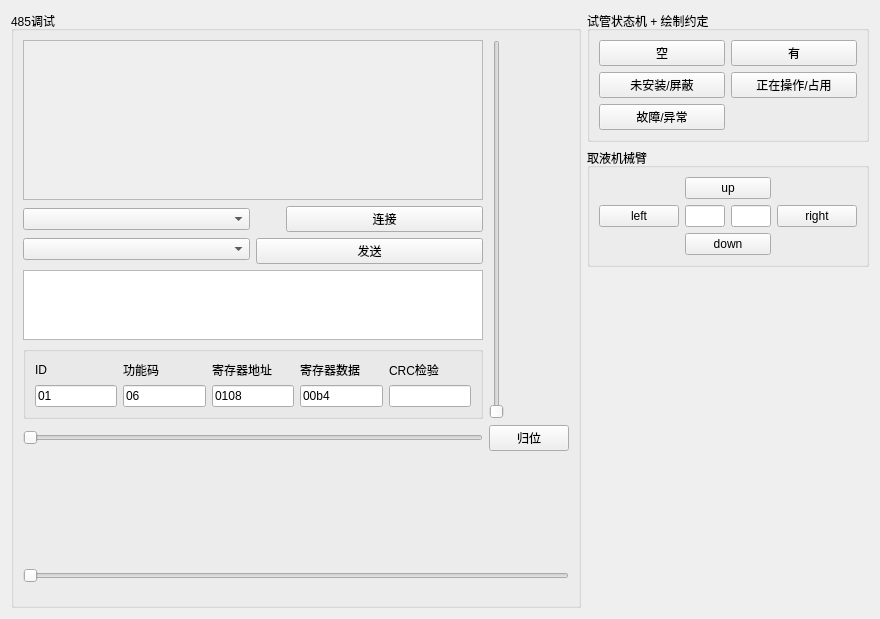
<?xml version="1.0" encoding="UTF-8"?>
<ui version="4.0">
 <class>SettingsButton</class>
 <widget class="QWidget" name="SettingsButton">
  <property name="geometry">
   <rect>
    <x>0</x>
    <y>0</y>
    <width>880</width>
    <height>619</height>
   </rect>
  </property>
  <property name="windowTitle">
   <string>Form</string>
  </property>
  <layout class="QGridLayout" name="gridLayout_6">
   <item row="0" column="0" rowspan="3">
    <widget class="QGroupBox" name="groupBox485">
     <property name="title">
      <string>485调试</string>
     </property>
     <layout class="QVBoxLayout" name="verticalLayout_9">
      <item>
       <layout class="QGridLayout" name="gridLayout_5">
        <item row="1" column="0">
         <widget class="QSlider" name="horizontalSliderX">
          <property name="orientation">
           <enum>Qt::Orientation::Horizontal</enum>
          </property>
         </widget>
        </item>
        <item row="0" column="0">
         <layout class="QVBoxLayout" name="verticalLayout_3" stretch="4,0,1,0">
          <item>
           <widget class="QScrollArea" name="scrollAreaServer">
            <property name="widgetResizable">
             <bool>true</bool>
            </property>
            <widget class="QWidget" name="scrollAreaWidgetContents">
             <property name="geometry">
              <rect>
               <x>0</x>
               <y>0</y>
               <width>545</width>
               <height>190</height>
              </rect>
             </property>
            </widget>
           </widget>
          </item>
          <item>
           <layout class="QHBoxLayout" name="horizontalLayout_2" stretch="1,1">
            <item>
             <layout class="QVBoxLayout" name="verticalLayout">
              <item>
               <widget class="QComboBox" name="comboBoxCOM"/>
              </item>
              <item>
               <widget class="QComboBox" name="comboBoxRate"/>
              </item>
             </layout>
            </item>
            <item>
             <layout class="QVBoxLayout" name="verticalLayout_2">
              <item>
               <layout class="QHBoxLayout" name="horizontalLayout">
                <item>
                 <widget class="QLabel" name="LED">
                  <property name="minimumSize">
                   <size>
                    <width>24</width>
                    <height>24</height>
                   </size>
                  </property>
                  <property name="maximumSize">
                   <size>
                    <width>24</width>
                    <height>24</height>
                   </size>
                  </property>
                  <property name="styleSheet">
                   <string notr="true">Background-color: qradialgradient(spread:pad, cx:0.5, cy:0.5, radius:0.5, fx:0.5, fy:0.5, stop:0 rgba(255,0,0,255)， stop: 1 rgba(255,255,255,255));
paysseedius：12px;</string>
                  </property>
                  <property name="text">
                   <string/>
                  </property>
                 </widget>
                </item>
                <item>
                 <widget class="QPushButton" name="pushButton_2">
                  <property name="text">
                   <string>连接</string>
                  </property>
                 </widget>
                </item>
               </layout>
              </item>
              <item>
               <widget class="QPushButton" name="pushButton">
                <property name="text">
                 <string>发送</string>
                </property>
               </widget>
              </item>
             </layout>
            </item>
           </layout>
          </item>
          <item>
           <widget class="QTextEdit" name="textEditServer"/>
          </item>
          <item>
           <widget class="QGroupBox" name="groupBox_3">
            <property name="title">
             <string/>
            </property>
            <layout class="QGridLayout" name="gridLayout">
             <item row="0" column="0">
              <layout class="QHBoxLayout" name="horizontalLayout_4">
               <item>
                <layout class="QVBoxLayout" name="verticalLayout_7">
                 <item>
                  <widget class="QLabel" name="label">
                   <property name="text">
                    <string>ID</string>
                   </property>
                  </widget>
                 </item>
                 <item>
                  <widget class="QLineEdit" name="lineEditID">
                   <property name="text">
                    <string>01</string>
                   </property>
                  </widget>
                 </item>
                </layout>
               </item>
               <item>
                <layout class="QVBoxLayout" name="verticalLayout_6">
                 <item>
                  <widget class="QLabel" name="label_2">
                   <property name="text">
                    <string>功能码</string>
                   </property>
                  </widget>
                 </item>
                 <item>
                  <widget class="QLineEdit" name="lineEditFunc">
                   <property name="text">
                    <string>06</string>
                   </property>
                  </widget>
                 </item>
                </layout>
               </item>
               <item>
                <layout class="QVBoxLayout" name="verticalLayout_5">
                 <item>
                  <widget class="QLabel" name="label_3">
                   <property name="text">
                    <string>寄存器地址</string>
                   </property>
                  </widget>
                 </item>
                 <item>
                  <widget class="QLineEdit" name="lineEditAddress">
                   <property name="text">
                    <string>0108</string>
                   </property>
                  </widget>
                 </item>
                </layout>
               </item>
               <item>
                <layout class="QVBoxLayout" name="verticalLayout_4">
                 <item>
                  <widget class="QLabel" name="label_4">
                   <property name="text">
                    <string>寄存器数据</string>
                   </property>
                  </widget>
                 </item>
                 <item>
                  <widget class="QLineEdit" name="lineEditData">
                   <property name="text">
                    <string>00b4</string>
                   </property>
                  </widget>
                 </item>
                </layout>
               </item>
               <item>
                <layout class="QVBoxLayout" name="verticalLayout_8">
                 <item>
                  <widget class="QLabel" name="label_5">
                   <property name="text">
                    <string>CRC检验</string>
                   </property>
                  </widget>
                 </item>
                 <item>
                  <widget class="QLineEdit" name="lineEditCRC16"/>
                 </item>
                </layout>
               </item>
              </layout>
             </item>
            </layout>
           </widget>
          </item>
         </layout>
        </item>
        <item row="1" column="1">
         <widget class="QPushButton" name="pushButtonXYZreset">
          <property name="sizePolicy">
           <sizepolicy hsizetype="Expanding" vsizetype="Expanding">
            <horstretch>0</horstretch>
            <verstretch>0</verstretch>
           </sizepolicy>
          </property>
          <property name="text">
           <string>归位</string>
          </property>
         </widget>
        </item>
        <item row="0" column="1">
         <widget class="QSlider" name="verticalSliderZ">
          <property name="orientation">
           <enum>Qt::Orientation::Vertical</enum>
          </property>
         </widget>
        </item>
       </layout>
      </item>
      <item>
       <spacer name="verticalSpacer">
        <property name="orientation">
         <enum>Qt::Orientation::Vertical</enum>
        </property>
        <property name="sizeHint" stdset="0">
         <size>
          <width>20</width>
          <height>129</height>
         </size>
        </property>
       </spacer>
      </item>
      <item>
       <widget class="QSlider" name="horizontalSliderRotationAngle">
        <property name="minimumSize">
         <size>
          <width>0</width>
          <height>41</height>
         </size>
        </property>
        <property name="orientation">
         <enum>Qt::Orientation::Horizontal</enum>
        </property>
       </widget>
      </item>
     </layout>
    </widget>
   </item>
   <item row="0" column="1" colspan="2">
    <widget class="QGroupBox" name="groupBox_2">
     <property name="title">
      <string>试管状态机 + 绘制约定</string>
     </property>
     <layout class="QGridLayout" name="gridLayout_4">
      <item row="2" column="0">
       <widget class="QPushButton" name="pushButtonError">
        <property name="text">
         <string>故障/异常</string>
        </property>
       </widget>
      </item>
      <item row="0" column="0">
       <widget class="QPushButton" name="pushButtonEmpty">
        <property name="text">
         <string>空</string>
        </property>
       </widget>
      </item>
      <item row="0" column="1">
       <widget class="QPushButton" name="pushButtonFull">
        <property name="text">
         <string>有</string>
        </property>
       </widget>
      </item>
      <item row="1" column="1">
       <widget class="QPushButton" name="pushButtonUsing">
        <property name="text">
         <string>正在操作/占用</string>
        </property>
       </widget>
      </item>
      <item row="1" column="0">
       <widget class="QPushButton" name="pushButtonDisable">
        <property name="text">
         <string>未安装/屏蔽</string>
        </property>
       </widget>
      </item>
      <item row="2" column="1">
       <widget class="QLabel" name="labelShow">
        <property name="text">
         <string/>
        </property>
       </widget>
      </item>
     </layout>
    </widget>
   </item>
   <item row="1" column="1" colspan="2">
    <widget class="QGroupBox" name="groupBox">
     <property name="title">
      <string>取液机械臂</string>
     </property>
     <layout class="QGridLayout" name="gridLayout_3">
      <item row="0" column="0">
       <layout class="QGridLayout" name="gridLayout_2">
        <item row="0" column="1">
         <widget class="QPushButton" name="pushButtonUp">
          <property name="text">
           <string>up</string>
          </property>
         </widget>
        </item>
        <item row="1" column="0">
         <widget class="QPushButton" name="pushButtonLeft">
          <property name="text">
           <string>left</string>
          </property>
         </widget>
        </item>
        <item row="1" column="2">
         <widget class="QPushButton" name="pushButtonRight">
          <property name="text">
           <string>right</string>
          </property>
         </widget>
        </item>
        <item row="2" column="1">
         <widget class="QPushButton" name="pushButtonDown">
          <property name="text">
           <string>down</string>
          </property>
         </widget>
        </item>
        <item row="1" column="1">
         <layout class="QHBoxLayout" name="horizontalLayout_3">
          <item>
           <widget class="QLineEdit" name="lineEditX">
            <property name="minimumSize">
             <size>
              <width>40</width>
              <height>0</height>
             </size>
            </property>
           </widget>
          </item>
          <item>
           <widget class="QLineEdit" name="lineEditY">
            <property name="minimumSize">
             <size>
              <width>40</width>
              <height>0</height>
             </size>
            </property>
           </widget>
          </item>
         </layout>
        </item>
       </layout>
      </item>
     </layout>
    </widget>
   </item>
   <item row="2" column="1" colspan="2">
    <spacer name="verticalSpacer_2">
     <property name="orientation">
      <enum>Qt::Orientation::Vertical</enum>
     </property>
     <property name="sizeHint" stdset="0">
      <size>
       <width>236</width>
       <height>417</height>
      </size>
     </property>
    </spacer>
   </item>
  </layout>
 </widget>
 <resources/>
 <connections/>
</ui>
